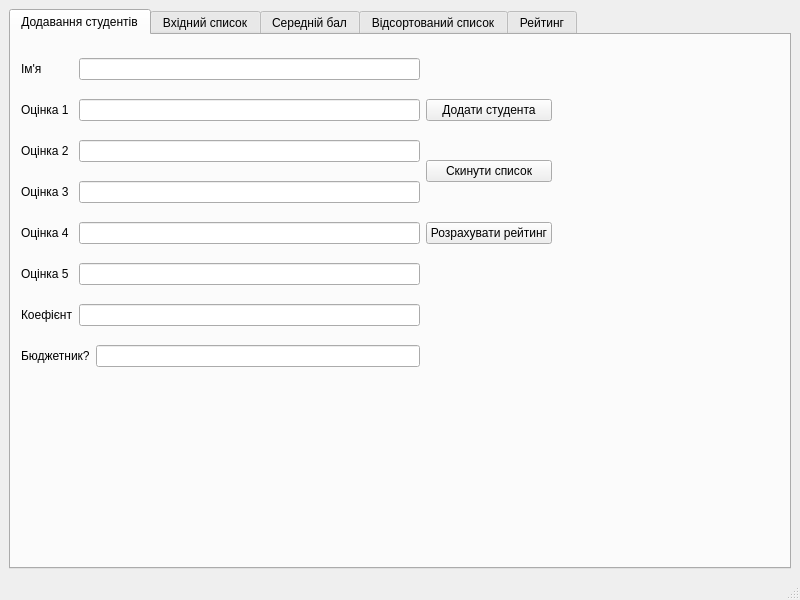
<?xml version="1.0" encoding="UTF-8"?>
<ui version="4.0">
 <class>MainWindow</class>
 <widget class="QMainWindow" name="MainWindow">
  <property name="geometry">
   <rect>
    <x>0</x>
    <y>0</y>
    <width>800</width>
    <height>600</height>
   </rect>
  </property>
  <property name="windowTitle">
   <string>Система рейтингування</string>
  </property>
  <widget class="QWidget" name="centralwidget">
   <layout class="QHBoxLayout" name="horizontalLayout">
    <item>
     <widget class="QTabWidget" name="TabsWidget">
      <property name="currentIndex">
       <number>0</number>
      </property>
      <widget class="QWidget" name="IniDataTab">
       <attribute name="title">
        <string>Додавання студентів</string>
       </attribute>
       <widget class="QWidget" name="">
        <property name="geometry">
         <rect>
          <x>10</x>
          <y>10</y>
          <width>531</width>
          <height>341</height>
         </rect>
        </property>
        <layout class="QGridLayout" name="gridLayout">
         <item row="2" column="4" rowspan="2">
          <widget class="QPushButton" name="ResetButton">
           <property name="text">
            <string>Скинути список</string>
           </property>
          </widget>
         </item>
         <item row="6" column="0">
          <widget class="QLabel" name="CoefLabel">
           <property name="text">
            <string>Коефієнт</string>
           </property>
          </widget>
         </item>
         <item row="1" column="1" colspan="3">
          <widget class="QLineEdit" name="M1Edit"/>
         </item>
         <item row="0" column="1" colspan="3">
          <widget class="QLineEdit" name="NameEdit"/>
         </item>
         <item row="3" column="1" colspan="3">
          <widget class="QLineEdit" name="M3Edit"/>
         </item>
         <item row="2" column="0">
          <widget class="QLabel" name="M2label">
           <property name="text">
            <string>Оцінка 2</string>
           </property>
          </widget>
         </item>
         <item row="2" column="1" colspan="3">
          <widget class="QLineEdit" name="M2Edit"/>
         </item>
         <item row="4" column="1" colspan="3">
          <widget class="QLineEdit" name="M4Edit"/>
         </item>
         <item row="4" column="4">
          <widget class="QPushButton" name="RateButton">
           <property name="text">
            <string>Розрахувати рейтинг</string>
           </property>
          </widget>
         </item>
         <item row="5" column="1" colspan="3">
          <widget class="QLineEdit" name="M5Edit"/>
         </item>
         <item row="0" column="0">
          <widget class="QLabel" name="NameLabel">
           <property name="text">
            <string>Ім'я</string>
           </property>
          </widget>
         </item>
         <item row="1" column="4">
          <widget class="QPushButton" name="AddButton">
           <property name="text">
            <string>Додати студента</string>
           </property>
          </widget>
         </item>
         <item row="8" column="0" colspan="3">
          <widget class="QLabel" name="BudgetLabel">
           <property name="text">
            <string>Бюджетник?</string>
           </property>
          </widget>
         </item>
         <item row="6" column="1" colspan="3">
          <widget class="QLineEdit" name="CoefEdit"/>
         </item>
         <item row="5" column="0">
          <widget class="QLabel" name="M5label">
           <property name="text">
            <string>Оцінка 5</string>
           </property>
          </widget>
         </item>
         <item row="4" column="0">
          <widget class="QLabel" name="M4label">
           <property name="text">
            <string>Оцінка 4</string>
           </property>
          </widget>
         </item>
         <item row="3" column="0">
          <widget class="QLabel" name="M3label">
           <property name="text">
            <string>Оцінка 3</string>
           </property>
          </widget>
         </item>
         <item row="1" column="0">
          <widget class="QLabel" name="M1label">
           <property name="text">
            <string>Оцінка 1</string>
           </property>
          </widget>
         </item>
         <item row="8" column="3">
          <widget class="QLineEdit" name="BudgetEdit"/>
         </item>
        </layout>
       </widget>
      </widget>
      <widget class="QWidget" name="InputTab">
       <attribute name="title">
        <string>Вхідний список</string>
       </attribute>
       <layout class="QVBoxLayout" name="verticalLayout">
        <item>
         <widget class="QLabel" name="InputList">
          <property name="text">
           <string/>
          </property>
         </widget>
        </item>
       </layout>
      </widget>
      <widget class="QWidget" name="AvgTab">
       <attribute name="title">
        <string>Середній бал</string>
       </attribute>
       <layout class="QHBoxLayout" name="horizontalLayout_2">
        <item>
         <widget class="QLabel" name="AvgList">
          <property name="text">
           <string/>
          </property>
         </widget>
        </item>
       </layout>
      </widget>
      <widget class="QWidget" name="SortTab">
       <attribute name="title">
        <string>Відсортований список</string>
       </attribute>
       <layout class="QHBoxLayout" name="horizontalLayout_3">
        <item>
         <widget class="QLabel" name="SortList">
          <property name="text">
           <string/>
          </property>
         </widget>
        </item>
       </layout>
      </widget>
      <widget class="QWidget" name="RatingTab">
       <attribute name="title">
        <string>Рейтинг</string>
       </attribute>
       <layout class="QHBoxLayout" name="horizontalLayout_4">
        <item>
         <widget class="QLabel" name="RateList">
          <property name="text">
           <string/>
          </property>
         </widget>
        </item>
       </layout>
      </widget>
     </widget>
    </item>
   </layout>
  </widget>
  <widget class="QMenuBar" name="menubar">
   <property name="geometry">
    <rect>
     <x>0</x>
     <y>0</y>
     <width>800</width>
     <height>21</height>
    </rect>
   </property>
  </widget>
  <widget class="QStatusBar" name="statusbar"/>
 </widget>
 <resources/>
 <connections/>
</ui>
